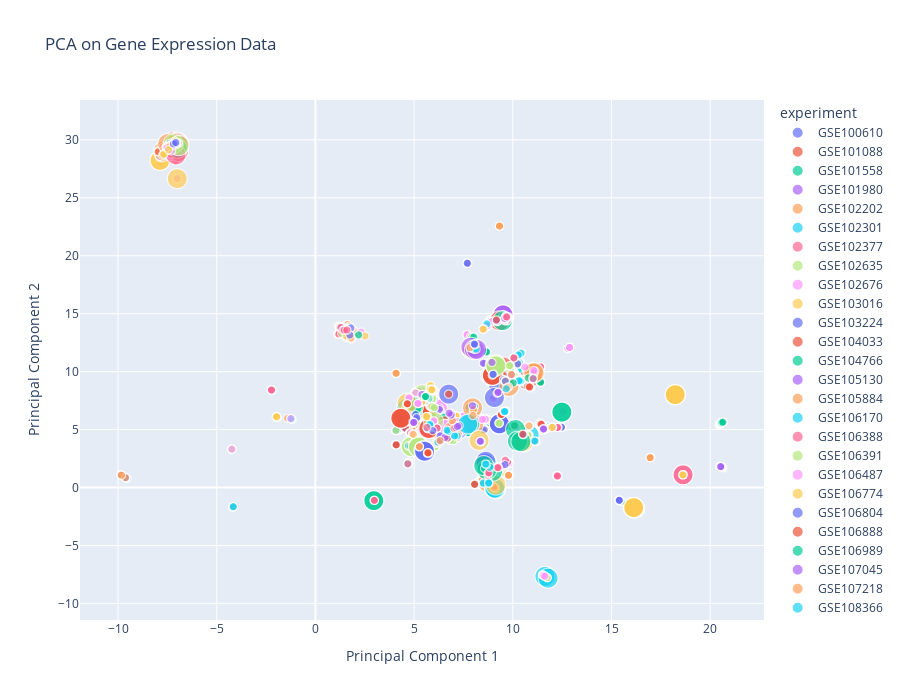

Notebook cell for this chart:
### Code cell
fig = px.scatter(plot_metadata, x='PC1', y='PC2',
                 title='PCA on Gene Expression Data',
                 labels={'PC1': 'Principal Component 1', 'PC2': 'Principal Component 2'},
                 color='experiment', size=plot_metadata["size"] / 2, hover_data=['experiment', 'full_cell_type_description'], width=900, height=700)
fig.show()
